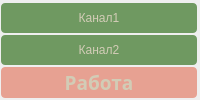
    <widget class="QGroupBox" name="groupBox_2">
     <property name="styleSheet">
      <string notr="true">QGroupBox
{
border: 0 px solid line black;
}

QPushButton {
	background-color: rgba(220, 59, 23,110);
	
	color: rgb(210, 204, 182);
  border-radius: 4px;
  padding: 2px;
  outline: none;
  border: none;
font: 600 14pt &quot;Ubuntu Sans&quot;;
}

QPushButton:disabled {
  background-color: #455364;
  color: #9DA9B5;
  border-radius: 4px;
  padding: 2px;
}

QPushButton:checked {
	background-color: rgba(35, 102, 12,160);
  border-radius: 4px;
  padding: 2px;
  outline: none;
font: 600 14pt &quot;Ubuntu Sans&quot;;
}

QPushButton:checked:disabled {
  background-color: #60798B;
  color: #9DA9B5;
  border-radius: 4px;
  padding: 2px;
  outline: none;
}

QPushButton:checked:selected {
  background: #60798B;
}

QPushButton:hover {
  background-color: #54687A;
  color: #E0E1E3;
}

QPushButton:pressed {
  background-color: #60798B;
}

QPushButton:selected {
  background: #60798B;
  color: #E0E1E3;
}

QPushButton::menu-indicator {
  subcontrol-origin: padding;
  subcontrol-position: bottom right;
  bottom: 4px;
	background-color: rgb(210, 204, 182);
}

QDialogButtonBox QPushButton {
  /* Issue #194 #248 - Special case of QPushButton inside dialogs, for better UI */
  min-width: 80px;
}</string>
     </property>
     <property name="title">
      <string/>
     </property>
     <layout class="QVBoxLayout" name="verticalLayout">
      <property name="spacing">
       <number>2</number>
      </property>
      <property name="leftMargin">
       <number>1</number>
      </property>
      <property name="topMargin">
       <number>3</number>
      </property>
      <property name="rightMargin">
       <number>3</number>
      </property>
      <property name="bottomMargin">
       <number>2</number>
      </property>
      <item>
       <widget class="QPushButton" name="checkChannel1">
        <property name="sizePolicy">
         <sizepolicy hsizetype="Minimum" vsizetype="Minimum">
          <horstretch>0</horstretch>
          <verstretch>0</verstretch>
         </sizepolicy>
        </property>
        <property name="text">
         <string>Канал1</string>
        </property>
        <property name="checkable">
         <bool>true</bool>
        </property>
        <property name="checked">
         <bool>true</bool>
        </property>
       </widget>
      </item>
      <item>
       <widget class="QPushButton" name="checkChannel2">
        <property name="sizePolicy">
         <sizepolicy hsizetype="Minimum" vsizetype="Minimum">
          <horstretch>0</horstretch>
          <verstretch>0</verstretch>
         </sizepolicy>
        </property>
        <property name="text">
         <string>Канал2</string>
        </property>
        <property name="checkable">
         <bool>true</bool>
        </property>
        <property name="checked">
         <bool>true</bool>
        </property>
       </widget>
      </item>
      <item>
       <widget class="QPushButton" name="checkWorkBlock">
        <property name="sizePolicy">
         <sizepolicy hsizetype="Minimum" vsizetype="Maximum">
          <horstretch>0</horstretch>
          <verstretch>0</verstretch>
         </sizepolicy>
        </property>
        <property name="font">
         <font>
          <family>Ubuntu Sans</family>
          <pointsize>14</pointsize>
          <italic>false</italic>
          <bold>true</bold>
         </font>
        </property>
        <property name="styleSheet">
         <string notr="true"/>
        </property>
        <property name="text">
         <string>Работа</string>
        </property>
        <property name="checkable">
         <bool>true</bool>
        </property>
        <property name="checked">
         <bool>false</bool>
        </property>
       </widget>
      </item>
     </layout>
    </widget>
